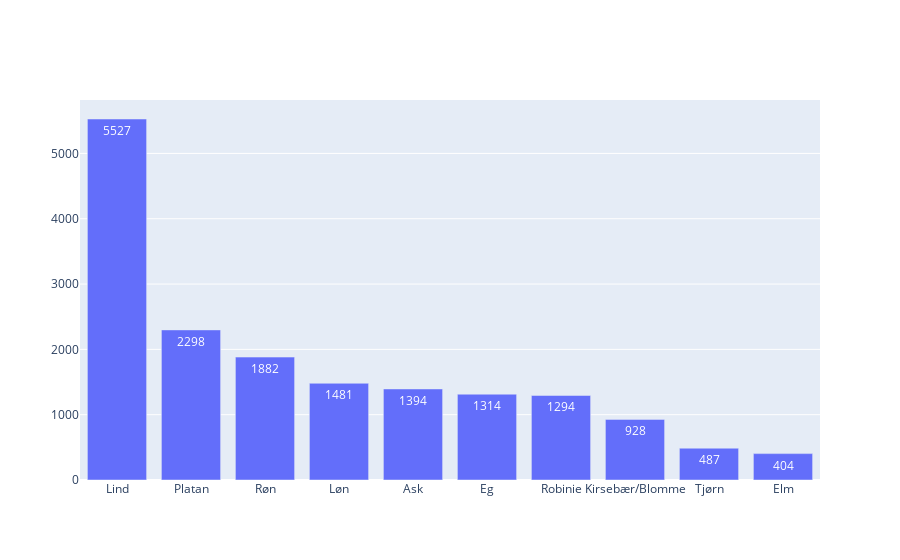

Notebook cell for this chart:
### Code cell
fig = go.Figure([go.Bar(x=traer.index[:10], y=traer.values[:10],
                 text=traer.values[:10],textposition="auto")])
fig.show()

### Figure 1 — Plotly figure (JSON) as saved in the notebook; plotly's stock layout.template omitted (floating-point values rounded to 4 significant figures)
{"data": [{"text": [5527, 2298, 1882, 1481, 1394, 1314, 1294, 928, 487, 404], "textposition": "auto", "type": "bar", "x": ["Lind", "Platan", "Røn", "Løn", "Ask", "Eg", "Robinie", "Kirsebær/Blomme", "Tjørn", "Elm"], "y": [5527, 2298, 1882, 1481, 1394, 1314, 1294, 928, 487, 404]}], "layout": {}}
